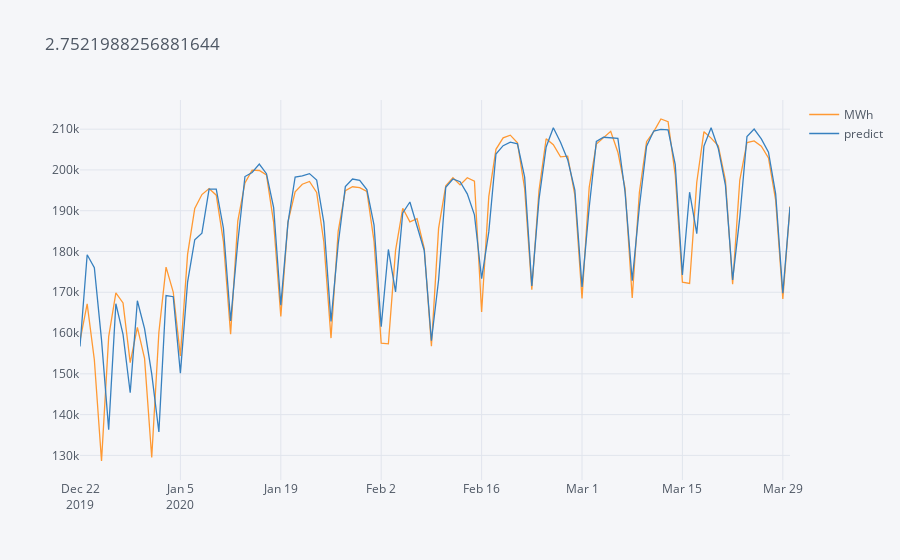

The code cell stored with this chart in its notebook:
### Code cell
%time b = mobilidad(100)
b[["MWh", "predict"]].iplot(title = b.error.mean())
